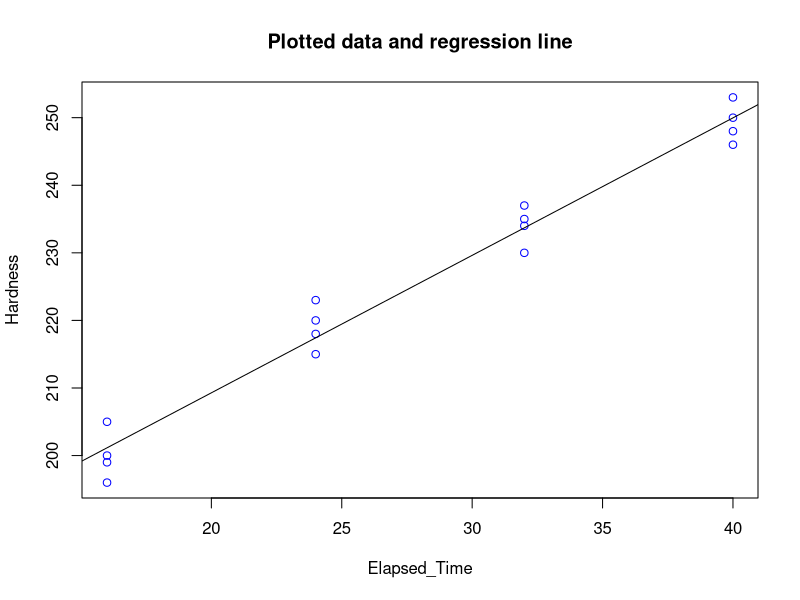

This figure's R source:
# Set Working directory
setwd('/home/noble_mannu/Documents/PhD/First/STAT_2131_Applied_Statistical_Methods_I/HW2')

# Read the table with the information of the data
data <- read.delim('HW2_plastic_hardness.txt', sep = '', dec = '.')
names(data) <- c('Hardness','Elapsed_Time')

# Make the linear regression model
linearMod = lm(formula = Hardness~Elapsed_Time, data = data)

# Obtain the regression coefficients
coefficients = coef(linearMod)
beta_1 = coefficients[2]
beta_0 = coefficients[1]

# Plotting the data and the estimated regression function

plot(data$Elapsed_Time,data$Hardness, xlab = names(data)[2], ylab = names(data)[1], 
     main = 'Plotted data and regression line', col = 'blue')
abline(lm(data$Hardness ~ data$Elapsed_Time))